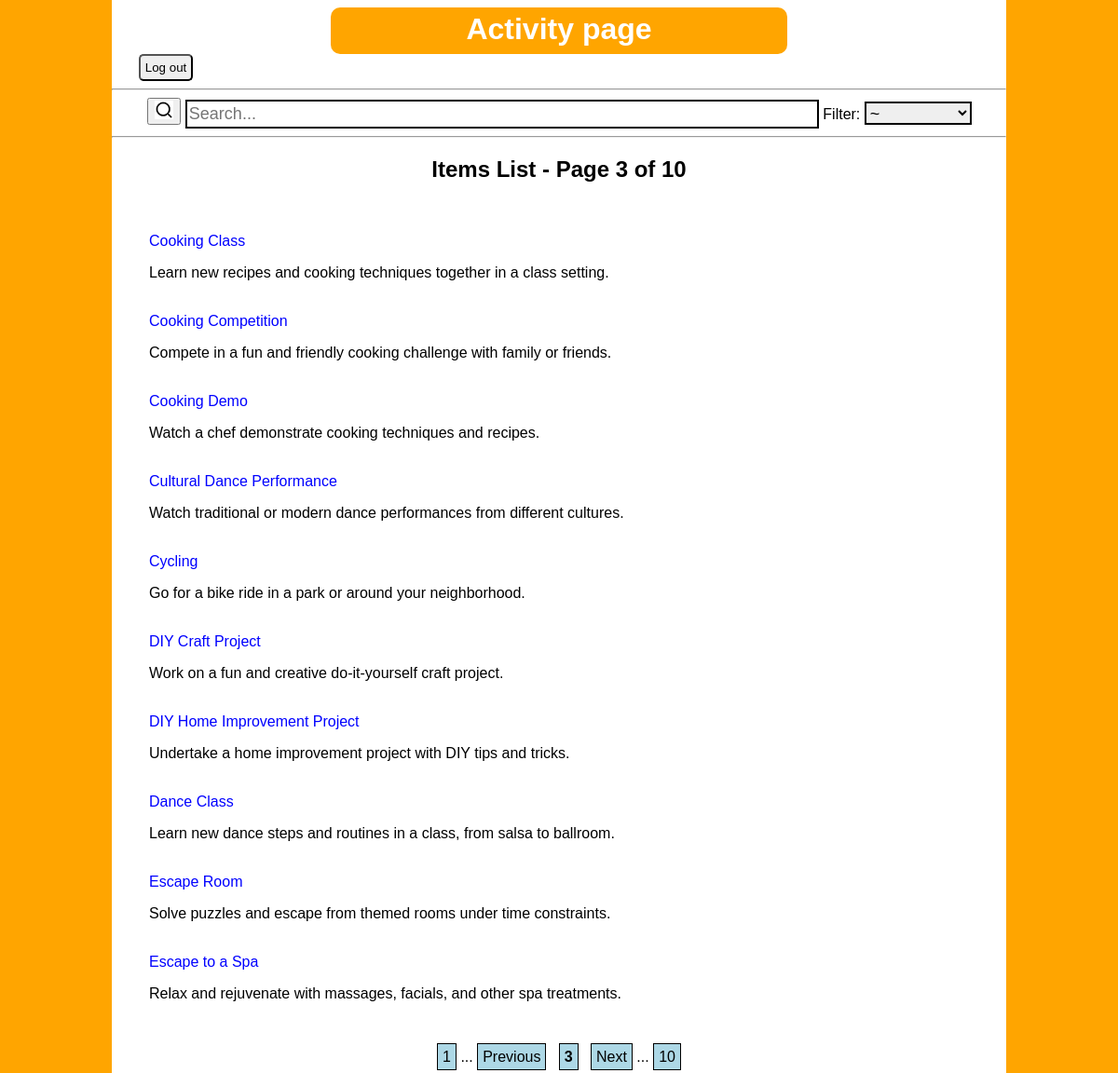
Page /home?page=3 (signed in) on the committed database.
### tables this page shows
CREATE TABLE activity(
activity_id integer primary key autoincrement,
name text not null,
description text not null,
link text);

### main.py (the view)
@app.route('/home')
def home():
    if 'user_id' not in session:
        flash("Please log in first")
        return redirect(url_for('login'))
    search = request.args.get('search', '')
    tag = request.args.get('filter', '')
    if search:
        search_query = "%" + search.lower() + "%"
    else:
        search_query = "%"
    if tag and tag != '0':  # '0' represents the default 'No Filter'
        cursor.execute("""
        SELECT activity.name, activity.description
        FROM Activity
        INNER JOIN activity_genre
        ON activity_genre.activity_id = activity.activity_id
        WHERE LOWER(activity.name) LIKE ?
        AND activity_genre.genre_id = ?
        ORDER BY activity.name;
        """, (search_query, tag))
    else:
        cursor.execute("""
        SELECT name, description
        FROM Activity
        WHERE LOWER(name) LIKE ?
        ORDER BY name;
        """, (search_query,))
    activities = cursor.fetchall()
    not_found = len(activities) == 0  # True if no activities found
    page = int(request.args.get('page', 1))
    per_page = 10
    start = (page - 1) * per_page
    end = start + per_page
    displayed_activities = activities[start:end]
    total_pages = (len(activities) + per_page - 1) // per_page  #ensures that page rounds up
    return render_template("index.html", search=search, activities=displayed_activities, page=page, total_pages=total_pages, tag=tag, not_found=not_found)

### templates/index.html (shortened to what this page needs)
<!DOCTYPE html>
<html>
  <head>
    <link rel="stylesheet" href="{{ url_for('static', filename='style.css') }}">
  </head>
  <body>
    <h1 id="main-head">Activity page</h1>
	<form action="/logout" method="POST">
		<input type="submit" value="Log out" id="logoff">
	</form>
	<hr>
    <form method="GET">
		<button type="submit"><img src="{{ url_for('static', filename='search.png') }}" alt="Search" class="search-icon"></button>
		<input type="text" name="search" id="search" value="{{ search }}" placeholder="Search...">
		<label for="filter">Filter: </label>
		<select id="filter" name="filter">
			<option value="0" {% if tag == '0' or tag == '' %}selected{% endif %}>~</option>
		</select>
    </form>
	<hr>
	<section>
		<h1>Items List - Page {{ page }} of {{ total_pages }}</h1>
		<br>
		{% if not_found %}
			<p>Your search - '{{ search }}' did not match any activities, we are sorry for the inconvenience</p>
			<p>:/</p>
		{% else %}
			<ul>
			{% for activity, desc in activities %}
				<li>
					<a href="{{ url_for('activitypage', activity=activity) }}">{{ activity }}</a>
					<p>{{ desc }}</p>
					<br>
				</li>
			{% endfor %}
			</ul>
			<div>
				{% if page > 1 -%}
						<a href="{{ url_for('home', page=1) }}">1</a>&nbsp;...&nbsp;<a href="{{ url_for('home', page=page-1) }}">Previous</a>
				{%- endif -%}
				&nbsp;&nbsp;&nbsp;<strong>{{ page }}</strong>&nbsp;&nbsp;&nbsp;
				{%- if page < total_pages -%}
					<a href="{{ url_for('home', page=page+1) }}">Next</a>&nbsp;...&nbsp;<a href="{{ url_for('home', page=total_pages) }}">{{ total_pages }}</a>
				{%- endif %}
			</div>
		{% endif %}
	</section>
  </body>
</html>

### static/style.css (style rules this page uses)
body { font-family: sans-serif; min-height: 100vh; background: linear-gradient(to right, orange 10%, white 10%, white 90%, orange 90%); background-size: 100% 100%; margin-left: 10%; margin-right: 10%; }
a:link, a:visited { color: blue; text-decoration: None; }
button[type="submit"] { text-align: center; margin-left: 4%; }
#main-head { margin: 0 auto; background-color: orange; border: 0px auto; border-radius: 10px; padding: 5px; color: white; text-decoration: bold; width: 50%; height: 40px; text-align: center; }
#logoff { margin-left:3%; padding:5px; border-radius: 5px; }
.search-icon { width: 20px; height: 20px; text-align: center; }
#filter { height: 25px; text-align: left; font-size: 18px; border: 2px solid black; width: 12%; }
#search { border: 2px solid black; width: 70%; height: 25px; font-size: 18px; text-align: left; }
h1 { text-align: center; }
ul { list-style: None; }
div { text-align: center; }
div a:visited, div a:link { text-decoration: None; width: 20px; height: 30px; background-color: lightblue; border: 1px solid black; padding:5px; margin: 10px auto; text-align: center; color: black }
div strong { width: 20x; height: 30px; background-color: lightblue; border: 1px solid black; padding: 5px; margin: 10px auto; text-align: center; }

### rows in the picture
activity: name "Cooking Class", description "Learn new recipes and cooking techniques together in a class setting."
activity: name "Cooking Competition", description "Compete in a fun and friendly cooking challenge with family or friends."
activity: name "Cooking Demo", description "Watch a chef demonstrate cooking techniques and recipes."
activity: name "Cultural Dance Performance", description "Watch traditional or modern dance performances from different cultures."
activity: name "Cycling", description "Go for a bike ride in a park or around your neighborhood."
activity: name "DIY Craft Project", description "Work on a fun and creative do-it-yourself craft project."
activity: name "DIY Home Improvement Project", description "Undertake a home improvement project with DIY tips and tricks."
activity: name "Dance Class", description "Learn new dance steps and routines in a class, from salsa to ballroom."
activity: name "Escape Room", description "Solve puzzles and escape from themed rooms under time constraints."
activity: name "Escape to a Spa", description "Relax and rejuvenate with massages, facials, and other spa treatments."

### other values in the picture
{{ page }} "3"
{{ total_pages }} "10"
